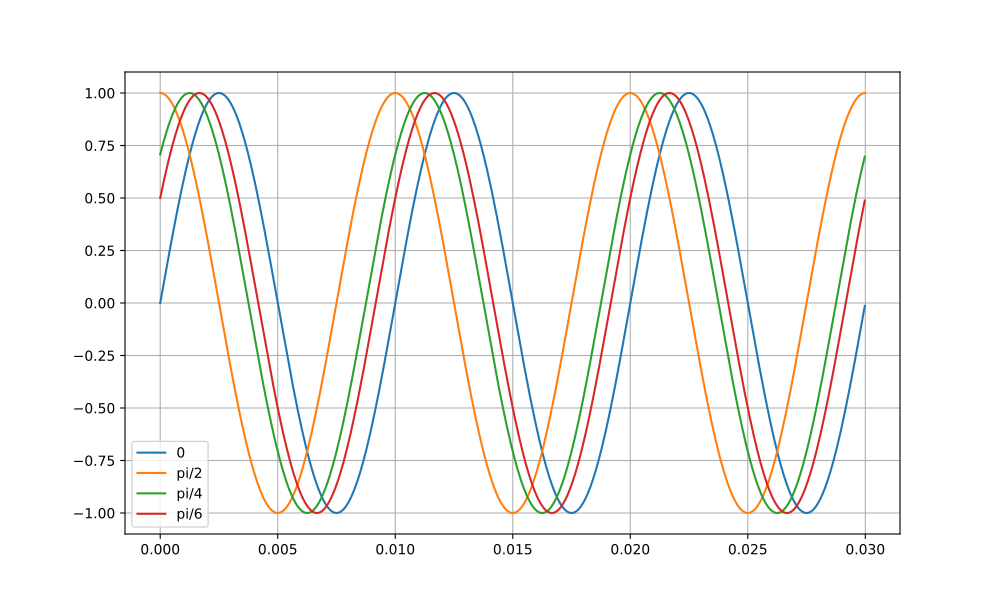

Recreate this plot in Python.
import numpy as np
import matplotlib.pyplot as plt
import scipy.io.wavfile as wavfile
import scipy.signal as signal
import sounddevice

# rate = int(10e5)
fs = 44100

# wavfile.write('',rate)
# sounddevice.play(array,fs)

def sinus(A,f,t,b): return A * np.sin(2*np.pi*f*t + b)

t = np.arange(0,0.03,1/fs)

plt.figure(figsize=(10,6))
plt.plot(t,sinus(1,100,t,0), label="0")
plt.plot(t,sinus(1,100,t,np.pi/2), label="pi/2")
plt.plot(t,sinus(1,100,t,np.pi/4), label="pi/4")
plt.plot(t,sinus(1,100,t,np.pi/6), label="pi/6")
plt.legend()
plt.grid()
plt.savefig("ex2a.pdf")
plt.show()


x = sinus(1,100,t,0)
z = np.random.normal(0,0.03,len(t))
snr = [0.1,1,10,100]
norm_x_sq = np.linalg.norm(x)**2
norm_z_sq = np.linalg.norm(z)**2

fig,axs = plt.subplots(2,2,figsize=(12,6))
axs = axs.flatten()
for i, snr in enumerate(snr):
    gamma = np.sqrt(norm_x_sq / (snr * norm_z_sq))
    semnal = x + gamma * z
    axs[i].plot(t,semnal)
    axs[i].grid(True)
    axs[i].set_title(f"snr = {snr}")

plt.tight_layout()
plt.savefig("ex2b.pdf")
plt.show()
